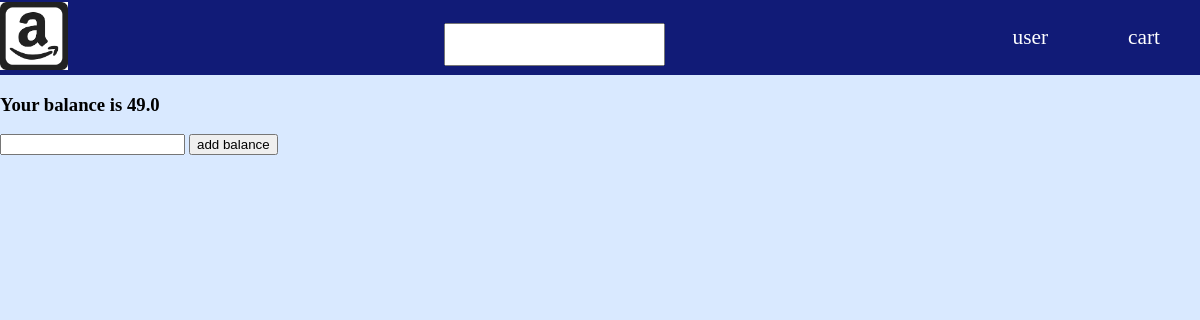
Page /wallet (signed in) on the earlier database version.
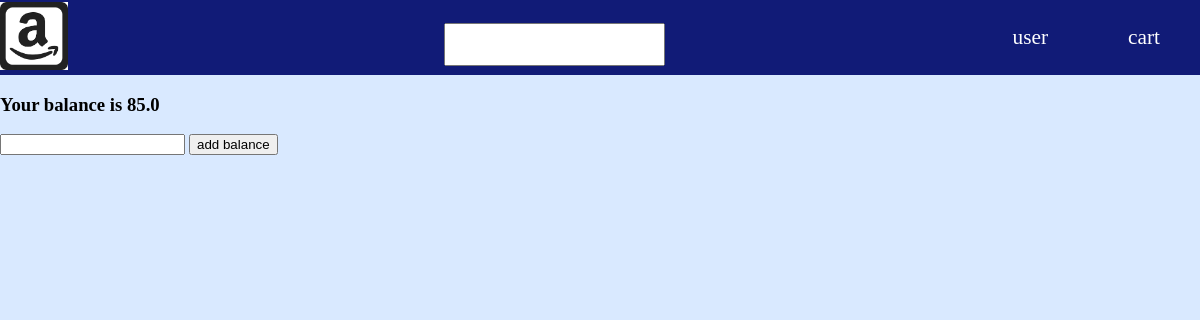
Same page on the later database version.
### models.py (models this page shows, shortened)
class User(Base):
    __tablename__ = 'users'
    id = Column(Integer, primary_key=True)
    email = Column(String(20), unique=True)
    name = Column(String(30), unique=False)
    password = Column(String(20), unique=False)
    balance = Column(Float, unique = False)
    type = Column(String(20), unique=False)
    street = Column(String(20), unique=False)
    city = Column(String(20), unique=False)
    zip = Column(Integer, unique=False)
    state = Column(String(2), unique=False)
    listings = relationship("Listing",back_populates="seller",cascade="all, delete-orphan")
    carts = relationship("Cart",back_populates="user",cascade="all, delete-orphan")
    orders_buy = relationship("Order",back_populates="user",primaryjoin="User.id==Order.user_id",cascade="all, delete-orphan")
    orders_sell = relationship("Order",back_populates="seller",primaryjoin="User.id==Order.seller_id",cascade="all, delete-orphan")
    reviews_buy = relationship("Review",back_populates="user",primaryjoin="User.id==Review.user_id",cascade="all, delete-orphan")
    reviews_sell = relationship("Review",back_populates="seller",primaryjoin="User.id==Review.seller_id",cascade="all, delete-orphan")
    warehouse = relationship("ManagerLocation",back_populates="manager",uselist=False,cascade="all, delete-orphan")
    __table_args__ = (
        CheckConstraint('type="User" OR type="Seller" OR type="Manager"'),
        CheckConstraint('balance >= 0'),{}
        )

### app.py (the view)
@app.route('/wallet')
def wallet():
    me_id = session.get("USERID")
    if me_id is None:
        return redirect(url_for('login'))
    sql_get_balance = '''SELECT balance
                         FROM users
                         WHERE id = {}'''.format(me_id)
    balance = engine.execute(sql_get_balance)
    return render_template('wallet.html', balance = balance)

### templates/wallet.html (shortened to what this page needs)
{% extends 'base.html' %}
{% block body %}
{% for entry in balance %}
    <h3>Your balance is {{ entry.balance }}</h3>
{% endfor %}
<form action = "/update_balance">
    <input type = "number" name = "added_balance" step = 0.01>
    <input type = "submit" value = "add balance">
</form>
{% endblock %}

Differences in the rows shown:
changed User: balance "49.0" → "85.0"
